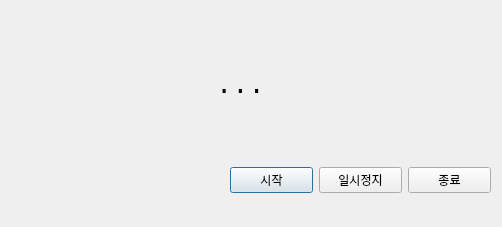
<?xml version="1.0" encoding="UTF-8"?>
<ui version="4.0">
 <class>Dialog</class>
 <widget class="QDialog" name="Dialog">
  <property name="geometry">
   <rect>
    <x>0</x>
    <y>0</y>
    <width>502</width>
    <height>227</height>
   </rect>
  </property>
  <property name="windowTitle">
   <string>Sound recog</string>
  </property>
  <widget class="QLabel" name="stt">
   <property name="geometry">
    <rect>
     <x>50</x>
     <y>40</y>
     <width>381</width>
     <height>91</height>
    </rect>
   </property>
   <property name="font">
    <font>
     <family>Consolas</family>
     <pointsize>20</pointsize>
    </font>
   </property>
   <property name="layoutDirection">
    <enum>Qt::LeftToRight</enum>
   </property>
   <property name="text">
    <string>...</string>
   </property>
   <property name="alignment">
    <set>Qt::AlignCenter</set>
   </property>
  </widget>
  <widget class="QWidget" name="horizontalLayoutWidget">
   <property name="geometry">
    <rect>
     <x>230</x>
     <y>140</y>
     <width>261</width>
     <height>80</height>
    </rect>
   </property>
   <layout class="QHBoxLayout" name="horizontalLayout">
    <item>
     <widget class="QPushButton" name="button_start">
      <property name="text">
       <string>시작</string>
      </property>
     </widget>
    </item>
    <item>
     <widget class="QPushButton" name="button_pause">
      <property name="text">
       <string>일시정지</string>
      </property>
     </widget>
    </item>
    <item>
     <widget class="QPushButton" name="button_exit">
      <property name="text">
       <string>종료</string>
      </property>
     </widget>
    </item>
   </layout>
  </widget>
 </widget>
 <resources/>
 <connections>
  <connection>
   <sender>button_pause</sender>
   <signal>clicked()</signal>
   <receiver>Dialog</receiver>
   <slot>slot_pause()</slot>
   <hints>
    <hint type="sourcelabel">
     <x>379</x>
     <y>185</y>
    </hint>
    <hint type="destinationlabel">
     <x>382</x>
     <y>202</y>
    </hint>
   </hints>
  </connection>
  <connection>
   <sender>button_start</sender>
   <signal>clicked()</signal>
   <receiver>Dialog</receiver>
   <slot>slot_start()</slot>
   <hints>
    <hint type="sourcelabel">
     <x>289</x>
     <y>186</y>
    </hint>
    <hint type="destinationlabel">
     <x>285</x>
     <y>207</y>
    </hint>
   </hints>
  </connection>
  <connection>
   <sender>button_exit</sender>
   <signal>clicked()</signal>
   <receiver>Dialog</receiver>
   <slot>close()</slot>
   <hints>
    <hint type="sourcelabel">
     <x>465</x>
     <y>185</y>
    </hint>
    <hint type="destinationlabel">
     <x>474</x>
     <y>204</y>
    </hint>
   </hints>
  </connection>
 </connections>
 <slots>
  <slot>slot_pause()</slot>
  <slot>slot_start()</slot>
 </slots>
</ui>
